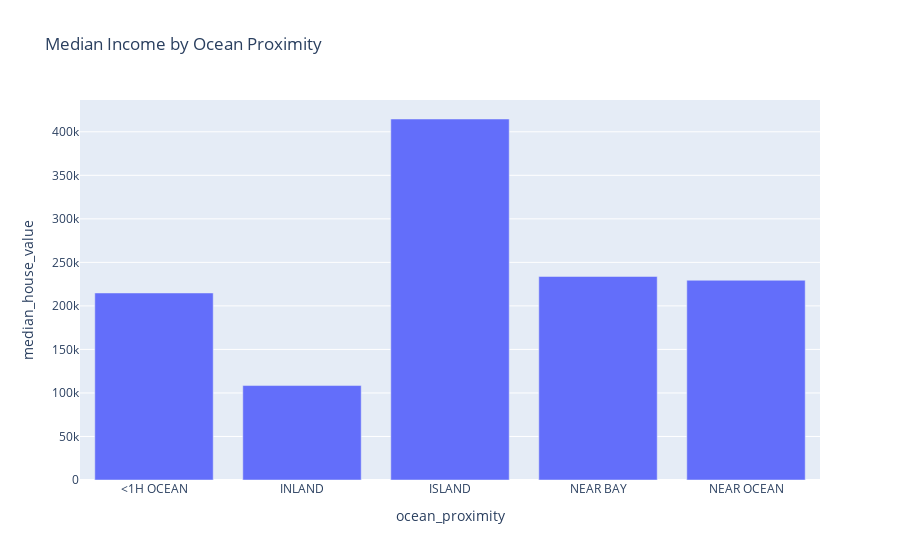

The notebook cell saved with this chart:
### Code cell
px.bar(
    data_frame = pd.DataFrame(housing.groupby('ocean_proximity')['median_house_value'].median()).reset_index(),
    x = 'ocean_proximity',
    y = 'median_house_value',
    title='Median Income by Ocean Proximity'
    
    )

### Figure 1 — Plotly figure (JSON) as saved in the notebook; plotly's stock layout.template omitted (floating-point values rounded to 4 significant figures)
{"data": [{"alignmentgroup": "True", "hovertemplate": "ocean_proximity=%{x}<br>median_house_value=%{y}<extra></extra>", "legendgroup": "", "marker": {"color": "#636efa", "pattern": {"shape": ""}}, "name": "", "offsetgroup": "", "orientation": "v", "showlegend": false, "textposition": "auto", "type": "bar", "x": ["<1H OCEAN", "INLAND", "ISLAND", "NEAR BAY", "NEAR OCEAN"], "xaxis": "x", "y": [214850, 108500, 414700, 233800, 229450], "yaxis": "y"}], "layout": {"barmode": "relative", "legend": {"tracegroupgap": 0}, "title": {"text": "Median Income by Ocean Proximity"}, "xaxis": {"anchor": "y", "domain": [0, 1], "title": {"text": "ocean_proximity"}}, "yaxis": {"anchor": "x", "domain": [0, 1], "title": {"text": "median_house_value"}}}}
